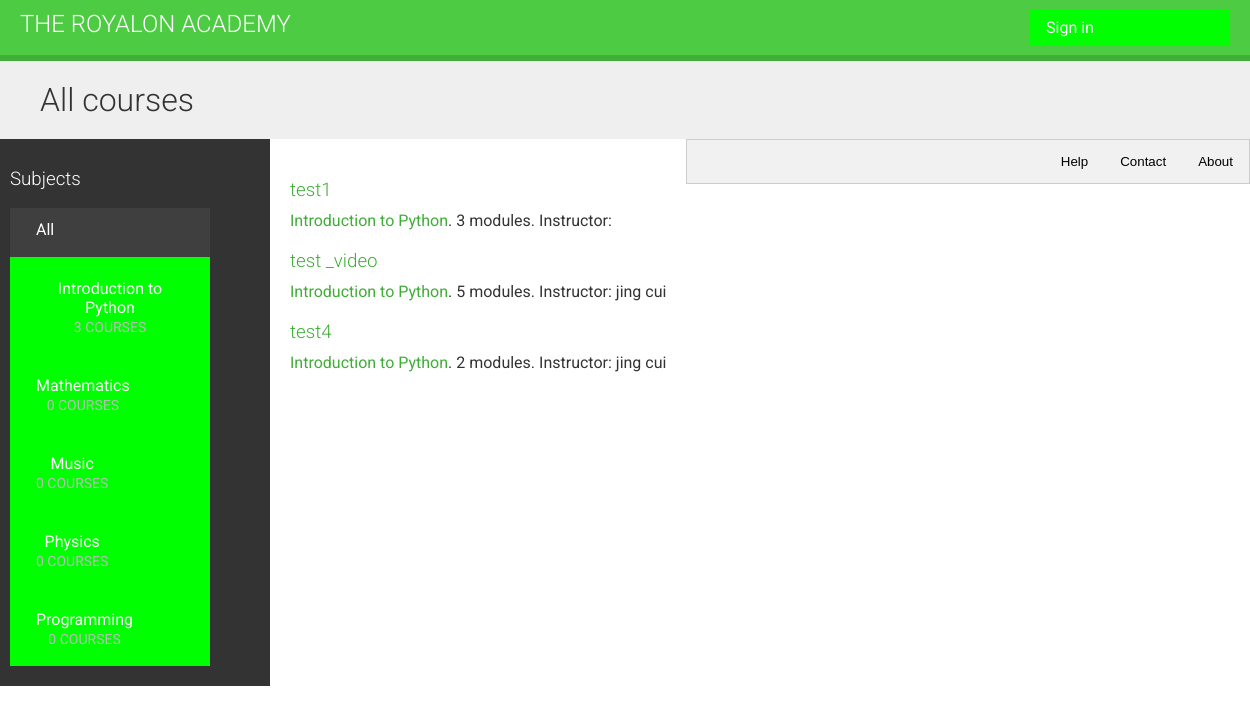
The app's page /, older data.
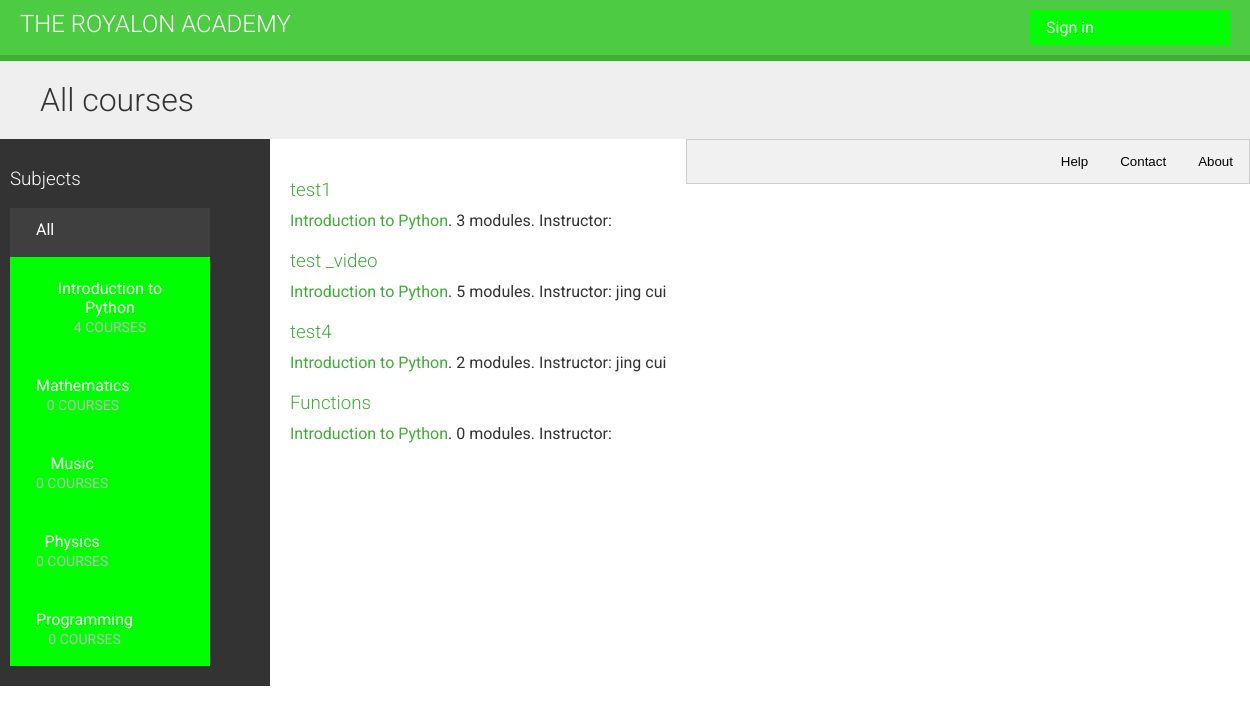
The same page, newer data.
### courses/models.py (models this page shows, shortened)
class Subject(models.Model):
    title = models.CharField(max_length=200)
    slug = models.SlugField(max_length=200, unique=True)
    class Meta:
        ordering = ('title',)
    def __str__(self):
        return self.title

class Course(models.Model):
    owner = models.ForeignKey(User, related_name='courses_created')
    subject = models.ForeignKey(Subject, related_name='courses')
    title = models.CharField(max_length=200)
    slug = models.SlugField(max_length=200, unique=True)
    overview = models.TextField()
    created = models.DateTimeField(auto_now_add=True)
    students = models.ManyToManyField(User,
                                      related_name='courses_enrolled',
                                      blank=True)
    class Meta:
        ordering = ('-created',)

### courses/views.py (the view)
# urls.py: url(r'^subject/(?P<subject>[\w-]+)/$', views.CourseListView.as_view(), name='course_list_subject'),
class CourseListView(TemplateResponseMixin, View):
    model = Course
    template_name = 'courses/course/list.html'
    def get(self, request, subject=None):
        subjects = Subject.objects.annotate(total_courses=Count('courses'))
        courses = Course.objects.annotate(total_modules=Count('modules'))
        if subject:
            subject = get_object_or_404(Subject, slug=subject)
            courses = courses.filter(subject=subject)
        return self.render_to_response({'subjects': subjects,
                                        'subject': subject,
                                        'courses': courses})

### cart/context_processors.py (called while the page is built)
def cart(request):
    return {'cart': Cart(request)}

### courses/templates/courses/course/list.html (shortened to what this page needs)
{% extends "base.html" %}
{% block content %}
    <h1>
        {% if subject %}
            {{ subject.title }} courses
        {% else %}
            All courses
        {% endif %}
    </h1>
    <div class="contents">
        <h3>Subjects</h3>
        <ul id="modules">
            <li {% if not subject %}class="selected"{% endif %}>
                <a href="{% url "course_list" %}">All</a>
            </li>
            {% for s in subjects %}
                <li {% if subject == s %}class="selected"{% endif %}>
                    <a href="{% url "course_list_subject" s.slug %}">
                        {{ s.title }}
                        <br><span>{{ s.total_courses }} courses</span>
                    </a>
                </li>
            {% endfor %}
        </ul>
    </div>
    <div class="module">
        {% for course in courses %}
            {% with subject=course.subject %}
                <h3><a href="{% url "course_detail" course.slug %}">{{ course.title }}</a></h3>
                <p>
                    <a href="{% url "course_list_subject" subject.slug %}">{{ subject }}</a>.
                    {{ course.total_modules }} modules.
                    Instructor: {{ course.owner.get_full_name }}
                </p>
            {% endwith %}
        {% endfor %}
    </div>
{% endblock %}

Row changes from the older to the newer data that the page shows:
computed for Subject "Introduction to Python": total_courses "3" → "4"
added Course: title "Functions", subject "Introduction to Python", total_modules "0"
